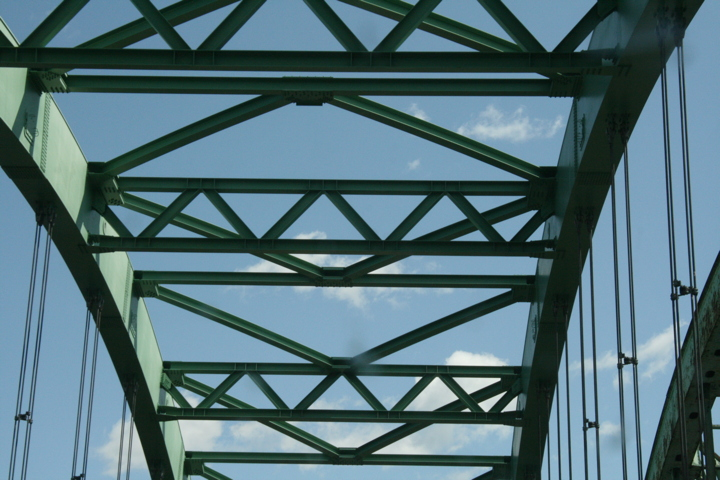
#> input picture lab8/solution/data/green-bridge.jpg, 720 x 480 px
$ python p5.py
#> lines starting #> are read from the running program, lines starting #| are printed output that depends on the picture; after the words box and inside, x2 and y2 are one past the last pixel; in counts of white or black regions, pixels touching at a corner belong together
#--
# p5.py
# apply straight line Hough transform to image
# @author: letsios, sklar
# @created: 28 Jan 2021
#--

import numpy as np
import imageio
import matplotlib.pyplot as plt
import skimage.color as color
import skimage.feature as feature
import skimage.transform as transform

#-read image from a file into an image object named 'im'
im = imageio.imread( '../data/green-bridge.jpg' )
#> im is the input picture: shape (480, 720, 3); mean R, G, B 83, 112.2, 120.3

#-convert the image to greyscale
img = color.rgb2gray( im )
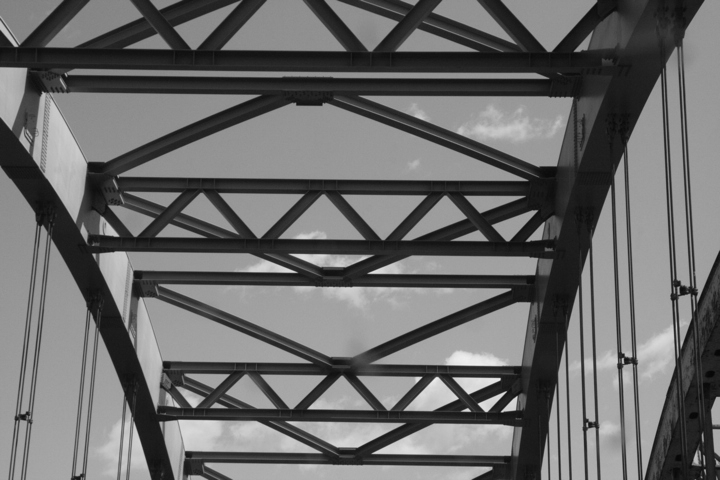
#> img: shape (480, 720) float64; min 0.0244, max 0.943, mean 0.418

#-perform Canny edge detection
edges = feature.canny( img )
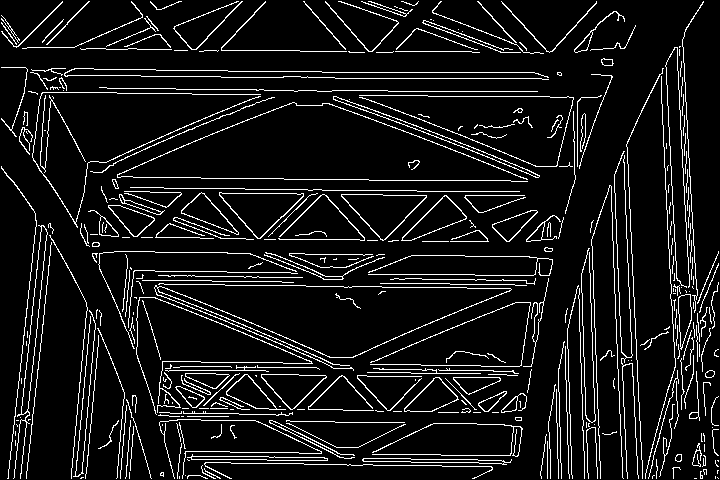
#> edges: shape (480, 720) bool; 8.9% white in thin lines or dots

#-apply classic straight-line Hough transform
lines = transform.probabilistic_hough_line( edges, threshold=10, line_length=100, line_gap=3 )
#> lines = 71 items

#-plot the results
fig, (ax0, ax1, ax2, ax3) = plt.subplots( nrows=1, ncols=4, figsize=(8, 3), sharex=True, sharey=True )

ax0.imshow( im )
ax0.axis( 'off' )
ax0.set_title( 'original image' )

ax1.imshow( img, cmap=plt.cm.gray, interpolation='nearest' )
ax1.axis( 'off' )
ax1.set_title( 'greyscale image' )

ax2.imshow( edges, cmap=plt.cm.gray, interpolation='nearest' )
ax2.axis( 'off' )
ax2.set_title( 'canny edges' )

for line in lines:
    p0, p1 = line
    ax3.plot(( p0[0], p1[0] ), ( p0[1], p1[1] ))
#> this loop made 71 passes
#> (p0, p1) on passes 1 to 12: ((18, 388), (34, 235)), ((302, 189), (189, 188)), ((527, 179), (329, 103)), ((510, 180), (369, 180)), ((549, 96), (428, 96)), ((14, 477), (25, 370)), ((26, 369), (41, 225)), ((391, 353), (517, 302)), ((541, 78), (335, 78)), ((33, 413), (51, 238)), ((534, 72), (322, 72)), ((213, 70), (100, 69))
ax3.set_xlim(( 0, img.shape[1] ))
ax3.set_ylim(( img.shape[0], 0 ))
ax3.set_title( 'Probabilistic Hough' )

fig.tight_layout()

plt.savefig( '../images/myhough.png' )
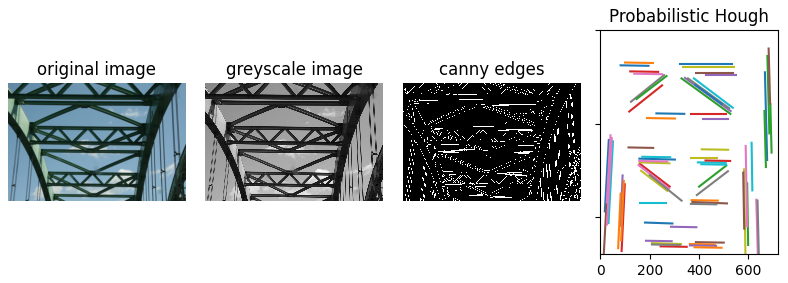
#> figure drawn by matplotlib, 4 panels
plt.show()

$ run again, with lab8/solution/data/apple.jpg copied over lab8/solution/data/green-bridge.jpg
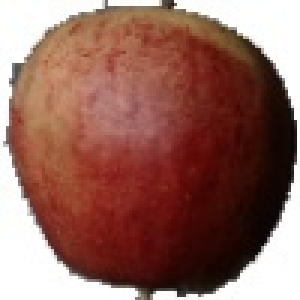
#> input picture lab8/solution/data/apple.jpg, 100 x 100 px (shown 3 times larger)
#> im is the input picture: shape (100, 100, 3); mean R, G, B 147.4, 103.5, 93.8
#> `edges = feature.canny( img )`:
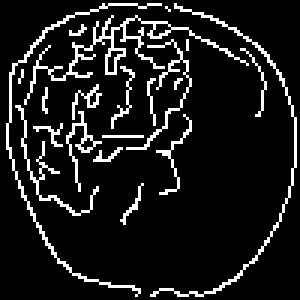
#> edges: shape (100, 100) bool (shown 3 times larger); 10.7% white in thin lines or dots
#> lines = []
#> `plt.savefig( '../images/myhough.png' )`:
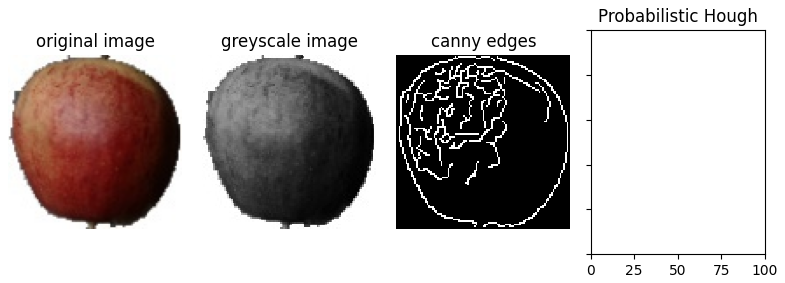
#> figure drawn by matplotlib, 3 panels

$ run again, with lab8/solution/data/buckingham-palace.jpg copied over lab8/solution/data/green-bridge.jpg
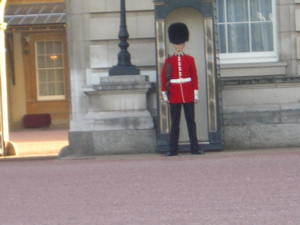
#> input picture lab8/solution/data/buckingham-palace.jpg, 300 x 225 px
#> im is the input picture: shape (225, 300, 3); mean R, G, B 146.1, 135.4, 133.2
#> `edges = feature.canny( img )`:
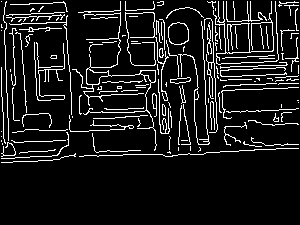
#> edges: shape (225, 300) bool; 10.2% white in thin lines or dots, all inside (x1, y1, x2, y2) = (1, 1, 299, 163)
#> lines = []
#> `plt.savefig( '../images/myhough.png' )`:
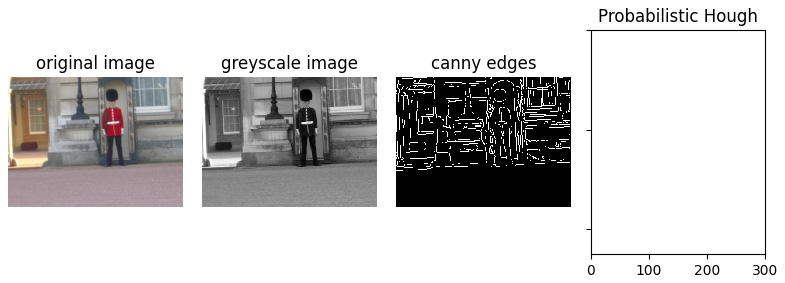
#> figure drawn by matplotlib, 3 panels

$ run again, with lab8/solution/data/grain.jpg copied over lab8/solution/data/green-bridge.jpg
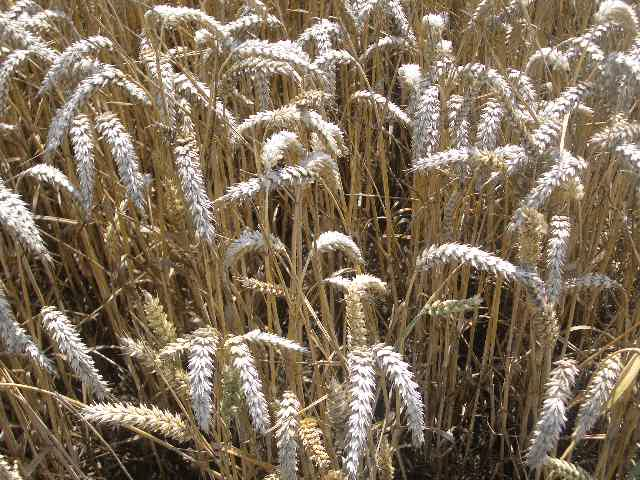
#> input picture lab8/solution/data/grain.jpg, 640 x 480 px
#> im is the input picture: shape (480, 640, 3); mean R, G, B 128.8, 111.9, 90.3
#> `edges = feature.canny( img )`:
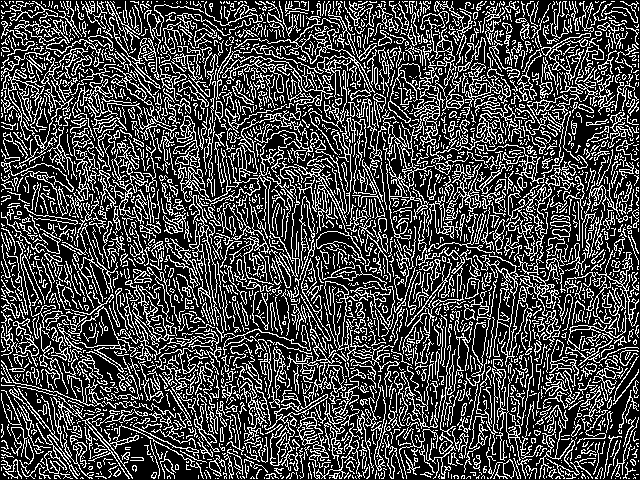
#> edges: shape (480, 640) bool; 28% white in thin lines or dots
#> lines = [((463, 397), (357, 308)), ((341, 424), (451, 416))]
#> the loop `for line in lines:` made 2 passes
#> (p0, p1) on passes 1 to 2: ((463, 397), (357, 308)), ((341, 424), (451, 416))
#> `plt.savefig( '../images/myhough.png' )`:
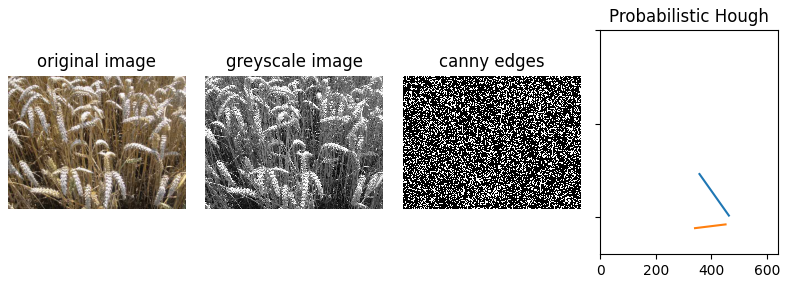
#> figure drawn by matplotlib, 4 panels
